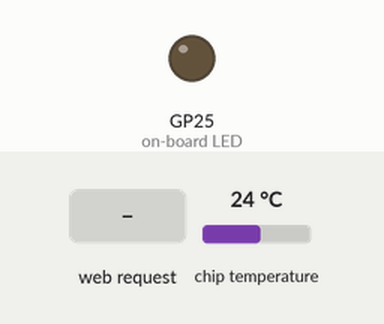
A program run on a simulated Raspberry Pi Pico running MicroPython. Parts: output pins drawn as LEDs (lit = HIGH). The inputs (shaded band) are chosen by the test bench; at power-on: chip temperature 24 °C. WiFi joins after 1.5 s; what the program prints to the serial console is not drawn.

Above: at 3.2 s.
3.3 s: HTTP request GET /lighton? received
At 3.7 s:
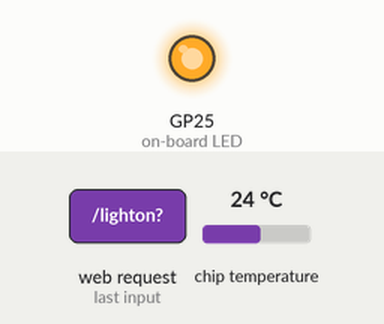
4.8 s: HTTP request GET /lightoff? received
At 6.0 s:
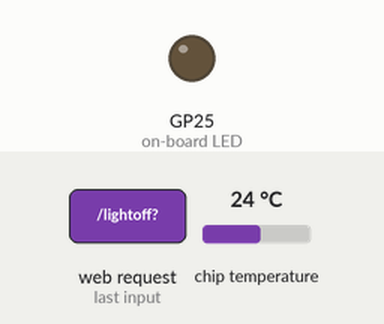
Timing chart, 0 to 7.8 s (numbered marks = the images above; inputs shaded):
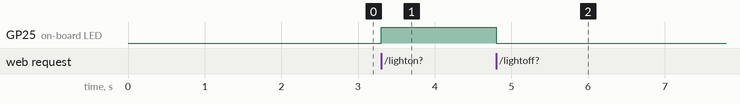

The program:

web-server.py
```python
# ==================================================
"""
Project objectives:
    Setup the Raspberry Pi Pico W as a web server
    Display onboard temperature in a webpage
    Display onboard LED status and control it via a webpage

Author: Adrian Josele G. Quional

Code reference: https://projects.raspberrypi.org/en/projects/get-started-pico-w/0
"""
# ==================================================

# modules
import network
import socket
from time import sleep
from picozero import pico_temp_sensor, pico_led
import machine

# connection details
ssid = "PUT HERE YOUR SSID/WIFI NAME"
password = "PUT HERE YOUR WIFI PASSWORD"

def connect():
    """This function facilitates connection of Raspberry Pi Pico W to the Internet using WiFi."""

    # connecting to WLAN
    wlan = network.WLAN(network.STA_IF)
    wlan.active(True)
    wlan.connect(ssid, password)

    # performing handshake
    # continuously wait for connection
    while wlan.isconnected() == False:
        print('Waiting for connection...')
        sleep(1)

    # displaying to the console the IP address that the Raspberry Pi Pico is assigned to
    ip = wlan.ifconfig()[0]
    print(f"Connected on {ip}")

    return ip

def open_socket(ip):
    """
    This function opens a socket in order for the server (Raspberry Pi Pico W)
    to be able to listen to a client (any web browser accessing the IP address
    of the Raspberry Pi Pico W).
    """

    # opening a socket
    address = (ip, 80)
    connection = socket.socket()
    connection.bind(address)
    connection.listen(1)

    return connection

def webpage(temperature, state):
    """
    This function contains the HTML string containing elements that would be displayed in the webpage.

    As a sample, this takes in temperature (from the onboard temperature sensor) and the onboard LED state (ON or OFF).
    According to the actual purpose of the project, the parameters can be changed.
    """

    # HTML template
    # can be varied according to what's needed to be displayed in the webpage
    # it is recommended to create the HTML document in a separate file to be edited in the editor of choice suitable for webpage design
    # after editing the HTML file in a separate browser, copy the code here as a string stored in the html variable
    html = f"""
            <!DOCTYPE html>
            <html>
                <body>
                    <form action="./lighton">
                        <input type="submit" value="Light on" />
                    </form>

                    <form action="./lightoff">
                        <input type="submit" value="Light off" />
                    </form>

                    <p>LED is {state}</p>
                    <p>Temperature is {temperature}</p>

                    <meta http-equiv="refresh" content="5" />
                </body>
            </html>
            """

    return str(html)

def serve(connection):
    """This function starts the web server and serves the webpage."""

    # starting the web server

    # initially, LED should be OFF
    state = 'OFF'
    pico_led.off()

    # temperature is initially set to 0 (just for initialization purposes)
    temperature = 0

    while True:
        client = connection.accept()[0]
        request = client.recv(1024)
        request = str(request)

        try:
            request = request.split()[1]
        except IndexError:
            pass

        # controls LED state depending on request
        if request == '/lighton?':
            pico_led.on()
            state = 'ON'
        elif request =='/lightoff?':
            pico_led.off()
            state = 'OFF'

        # gets onboard temperature via picozero module
        # stores onboard temperature in the temperature variable
        temperature = pico_temp_sensor.temp

        html = webpage(temperature, state)
        client.send(html)
        client.close()

try:
    ip = connect()
    connection = open_socket(ip)
    serve(connection)

except KeyboardInterrupt:
    machine.reset()
```

Measured:
- after the input at 3.3 s, GP25 (on-board LED): LOW → HIGH at once
- after the input at 4.8 s, GP25 (on-board LED): HIGH → LOW at once
